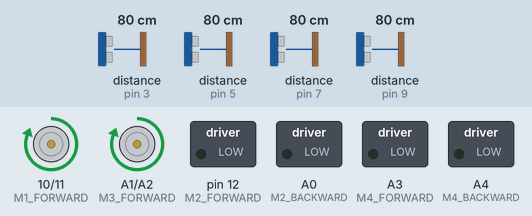
This sketch was run on a simulated Arduino Uno, built with avr-gcc and run on an emulated ATmega328P. On the bench: motor-driver pin pairs drawn as motors (green arrow = first pin HIGH = forward, orange = second pin HIGH = backward, longer = more drive), switched loads named in the sketch (green lamp = pin HIGH). Inputs (shaded band) come from the test bench; at power-on: distance to the obstacle (sensors on pin 3, pin 5, pin 7, pin 9) 80 cm. The echo pulse lasts 58.3 µs per cm.

Above: at 0.3 s.
Timing chart, 0 to 1.8 s (numbered marks = the images above):
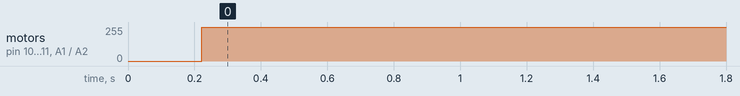

Measured:
- by itself, motor on pin 10 (M1_FORWARD) / pin 11 (M1_BACKWARD), motor on A1 (M3_FORWARD) / A2 (M3_BACKWARD): stopped → forward 255/255 at 0.22 s

The sketch:

Rotatuon_test.ino
```cpp
#include <NewPing.h>

//PIN CONFIGURATION FOR ULTRASONIC SENSOR
#define X_TRIGGER_PIN  2
#define X_ECHO_PIN     3

#define Y_TRIGGER_PIN  4
#define Y_ECHO_PIN     5

#define XD_TRIGGER_PIN  6
#define XD_ECHO_PIN     7

#define YD_TRIGGER_PIN  8
#define YD_ECHO_PIN     9

//MOTOR DRIVER PIN CONFIGURATION
#define M1_FORWARD 10
#define M1_BACKWARD 11

#define M2_FORWARD 12
#define M2_BACKWARD A0

#define M3_FORWARD A1
#define M3_BACKWARD A2

#define M4_FORWARD A3
#define M4_BACKWARD A4

//MAXIMUM DISTANCE FOR ULTARSONIC SENSOR
#define MAX_DISTANCE 4000

//PARAMETERS
float X_PING_DISTACE;
float Y_PING_DISTACE;
float XD_PING_DISTACE;
float YD_PING_DISTACE;

int W0 = 4000;
int W = 0;
int DW;

//INTERNAL PARAMETERS
int X_OFFSET = 20;
int Y_OFFSET = 30;

//ultrasnoic oject creation
NewPing sonar_X(X_TRIGGER_PIN, X_ECHO_PIN, MAX_DISTANCE);
NewPing sonar_Y(Y_TRIGGER_PIN, Y_ECHO_PIN, MAX_DISTANCE);
NewPing sonar_XD(XD_TRIGGER_PIN, XD_ECHO_PIN, MAX_DISTANCE);
NewPing sonar_YD(YD_TRIGGER_PIN, YD_ECHO_PIN, MAX_DISTANCE);


void setup() {
  Serial.begin(115200);
  //MOTOR DRIVER PIN CONFIGURATION
  pinMode(M1_FORWARD, OUTPUT);
  pinMode(M1_BACKWARD, OUTPUT);

  pinMode(M2_FORWARD, OUTPUT);
  pinMode(M2_BACKWARD, OUTPUT);

  pinMode(M3_FORWARD, OUTPUT);
  pinMode(M3_BACKWARD, OUTPUT);

  pinMode(M4_FORWARD, OUTPUT);
  pinMode(M4_BACKWARD, OUTPUT);

  //MOTOR DRIVER INITIAL CONDITION
  digitalWrite(M1_FORWARD,LOW);
  digitalWrite(M1_BACKWARD,LOW);

  digitalWrite(M2_FORWARD,LOW);
  digitalWrite(M2_BACKWARD,LOW);

  digitalWrite(M3_FORWARD,LOW);
  digitalWrite(M3_BACKWARD,LOW);

  digitalWrite(M4_FORWARD,LOW);
  digitalWrite(M4_BACKWARD,LOW);

}

void loop() {

  //step_1_calulate_all_distance
  delay(50);
  X_PING_DISTACE = sonar_X.ping_cm();
  delay(50);
  Y_PING_DISTACE = sonar_Y.ping_cm();
  delay(50);
  XD_PING_DISTACE = sonar_XD.ping_cm();
  delay(50);
  YD_PING_DISTACE = sonar_YD.ping_cm();

    //MOTOR DRIVER INITIAL CONDITION
  digitalWrite(M1_FORWARD,HIGH);
  digitalWrite(M1_BACKWARD,LOW);

  digitalWrite(M2_FORWARD,LOW);
  digitalWrite(M2_BACKWARD,LOW);

  digitalWrite(M3_FORWARD,HIGH);
  digitalWrite(M3_BACKWARD,LOW);

  digitalWrite(M4_FORWARD,LOW);
  digitalWrite(M4_BACKWARD,LOW);

}
```
